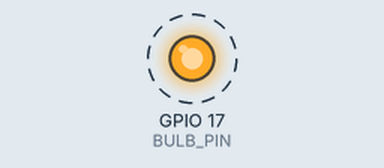
This sketch was run on a simulated ESP32. Shown: output pins drawn as LEDs (lit = HIGH). Dashed ring = blinking. WiFi joins after 1.5 s; servers stay silent unless stated; EEPROM starts erased; what the sketch prints to the serial monitor is not drawn.

Above: at 2.7 s.
Timing chart, 0 to 6.8 s (numbered marks = the images above):
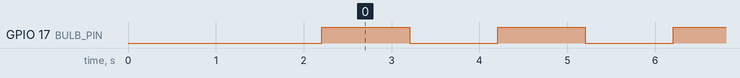

Measured:
- by itself, GPIO 17 (BULB_PIN): alternates HIGH for 1.0 s and LOW for 1.0 s

The sketch:

OTA.ino
```cpp
#include <WiFi.h>
#include <HTTPClient.h>
#include <Update.h>
#include <Preferences.h>

// Include Wi-Fi credentials from a separate file
#include "secrets.h"

// Pin for the bulb (LED)
#define BULB_PIN 17

// GitHub raw link to the firmware file
const char* firmware_url = "https://raw.githubusercontent.com/Veolinan/OTA/refs/heads/main/build/esp32.esp32.esp32/OTA_Trial.ino.bootloader.bin";

// Preferences namespace for storing reboot count
Preferences preferences;
const char* rebootCountKey = "rebootCount";
const int maxReboots = 3;  // Maximum reboots before entering safe mode

void setup() {
  // Initialize Serial Monitor
  Serial.begin(115200);

  // Initialize Preferences
  preferences.begin("ota-safe", false);  // "ota-safe" is the namespace

  // Check reboot count
  int rebootCount = preferences.getInt(rebootCountKey, 0);
  if (rebootCount >= maxReboots) {
    Serial.println("Safe mode activated: Skipping OTA update.");
    preferences.putInt(rebootCountKey, 0);  // Reset the reboot count
    safeMode();
    return;  // Stop further setup logic
  } else {
    // Increment reboot count
    preferences.putInt(rebootCountKey, rebootCount + 1);
    Serial.printf("Reboot count: %d\n", rebootCount + 1);
  }

  // Initialize Bulb Pin
  pinMode(BULB_PIN, OUTPUT);

  // Connect to Wi-Fi
  WiFi.begin(WIFI_SSID, WIFI_PASSWORD);
  while (WiFi.status() != WL_CONNECTED) {
    delay(1000);
    Serial.println("Connecting to WiFi...");
  }
  Serial.println("Connected to WiFi");

  // Perform OTA Update
  performOTAUpdate();

  // Reset reboot count after successful OTA
  preferences.putInt(rebootCountKey, 0);
}

void loop() {
  // Toggle the bulb every second to show the device is running
  digitalWrite(BULB_PIN, HIGH);
  delay(1000);
  digitalWrite(BULB_PIN, LOW);
  delay(1000);
}

void performOTAUpdate() {
  Serial.println("Starting OTA Update Check...");

  HTTPClient http;
  http.begin(firmware_url);
  int httpCode = http.GET();

  if (httpCode == HTTP_CODE_OK) {
    int contentLength = http.getSize();
    WiFiClient* client = http.getStreamPtr();

    if (Update.begin(contentLength)) {
      size_t written = Update.writeStream(*client);

      if (written == contentLength) {
        Serial.println("OTA Update Completed Successfully!");
      } else {
        Serial.printf("OTA Update Failed: Written %d/%d Bytes\n", written, contentLength);
      }

      if (Update.end()) {
        Serial.println("Update Finished. Restarting Device...");
        ESP.restart();
      } else {
        Serial.printf("Update Failed: %s\n", Update.getError());
      }
    } else {
      Serial.println("Not Enough Space for OTA Update.");
    }
  } else {
    Serial.printf("HTTP GET Failed with Error Code %d. Reason: %s\n", httpCode, http.errorToString(httpCode).c_str());
  }

  http.end();
}

void safeMode() {
  Serial.println("Device is in Safe Mode.");
  // Keep LED blinking to indicate safe mode
  while (true) {
    digitalWrite(BULB_PIN, HIGH);
    delay(1000);
    digitalWrite(BULB_PIN, LOW);
    delay(1000);
  }
}
```

secrets.h
```cpp
#ifndef SECRETS_H
#define SECRETS_H

// Replace with your Wi-Fi credentials
#define WIFI_SSID "RFID"
#define WIFI_PASSWORD "30678921"

#endif
```
